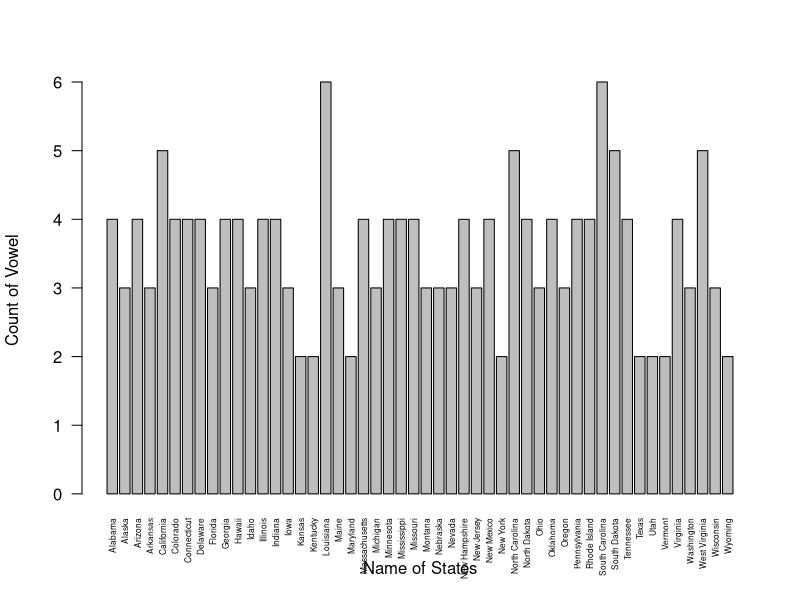

Recreate this plot in R.
#importing stringr library
library(stringr)

#importing USArrests state names
states <- rownames(USArrests)
states

#vowels are there in the names of USA States
vowl_count <- str_count(tolower(states), pattern = "[aeiou]")

#Create dataframe with names of states and vowel count
vowl_no <- data.frame(states, vowl_count)

#Visualize the vowels distribution.
barplot(vowl_no$vowl_count, names.arg = vowl_no$states, las =2, cex.names = 0.5,
       xlab = "Name of States", ylab = "Count of Vowel")

